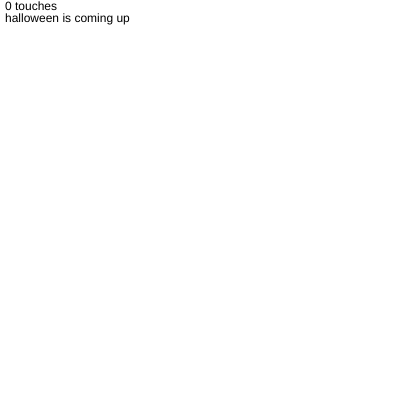
Frame 1 (no input)
Frame 60 (no input): identical to frame 1, image omitted
Frame 120 (the mouse pressed at the canvas centre since frame 60): identical to frame 1, image omitted

The p5.js sketch that drew this single still picture (run headless with seeded random() and noise() and a simulated clock; from frame 60 on, the mouse is pressed at the canvas centre):

// p5.js sketch
// ── sketch.js
let numberOfTouches ;

function setup() {
  createCanvas(400, 400);
}

function draw() {
  clear();
  numberOfTouches = touches.length;
  text(numberOfTouches + ' touches', 5, 10);

  switch(numberOfTouches) {
    case 0:
    // image()
      text("halloween is coming up", 5, 22) ;
      break ;

      case 1:
      // image()
       text("im not sure what i wanna be", 5, 22) ;
      // put a picture here
      break ;

      case 2:
      // (image)
      text("maybe one of the guards from squid games", 5, 22) ;
            // put a picture here
      break ;

      case 3:
      // image()
     text("or the dude from The Big Labowski", 5, 22) ;
            // put a picture here
      break ;


  }

}
